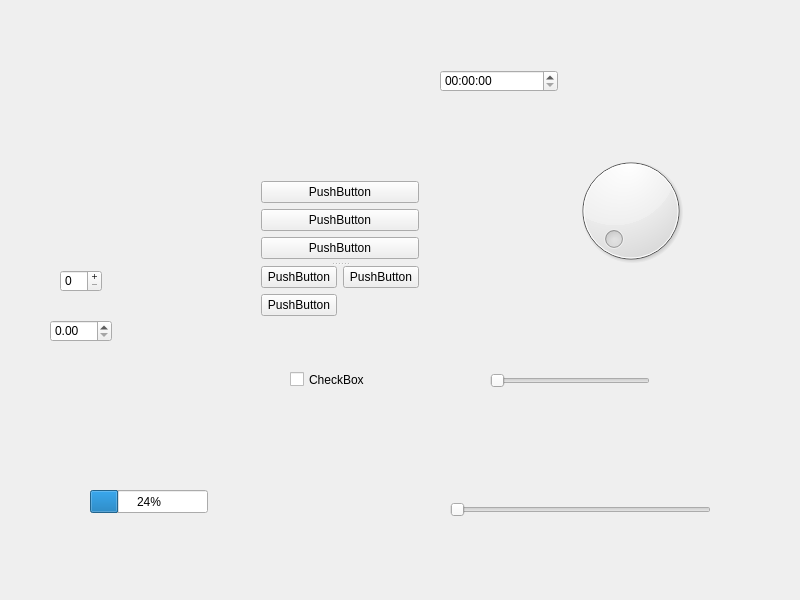
<?xml version="1.0" encoding="UTF-8"?>
<ui version="4.0">
 <class>Widget</class>
 <widget class="QWidget" name="Widget">
  <property name="geometry">
   <rect>
    <x>0</x>
    <y>0</y>
    <width>800</width>
    <height>600</height>
   </rect>
  </property>
  <property name="windowTitle">
   <string>Widget</string>
  </property>
  <widget class="QCheckBox" name="checkBox">
   <property name="geometry">
    <rect>
     <x>290</x>
     <y>370</y>
     <width>80</width>
     <height>19</height>
    </rect>
   </property>
   <property name="text">
    <string>CheckBox</string>
   </property>
  </widget>
  <widget class="QSlider" name="horizontalSlider">
   <property name="geometry">
    <rect>
     <x>490</x>
     <y>370</y>
     <width>160</width>
     <height>22</height>
    </rect>
   </property>
   <property name="orientation">
    <enum>Qt::Orientation::Horizontal</enum>
   </property>
  </widget>
  <widget class="QSlider" name="verticalSlider">
   <property name="geometry">
    <rect>
     <x>450</x>
     <y>430</y>
     <width>261</width>
     <height>160</height>
    </rect>
   </property>
   <property name="orientation">
    <enum>Qt::Orientation::Horizontal</enum>
   </property>
  </widget>
  <widget class="QDial" name="dial">
   <property name="geometry">
    <rect>
     <x>570</x>
     <y>150</y>
     <width>121</width>
     <height>121</height>
    </rect>
   </property>
  </widget>
  <widget class="QProgressBar" name="progressBar">
   <property name="geometry">
    <rect>
     <x>90</x>
     <y>490</y>
     <width>118</width>
     <height>23</height>
    </rect>
   </property>
   <property name="value">
    <number>24</number>
   </property>
  </widget>
  <widget class="QTimeEdit" name="timeEdit">
   <property name="geometry">
    <rect>
     <x>440</x>
     <y>70</y>
     <width>118</width>
     <height>22</height>
    </rect>
   </property>
  </widget>
  <widget class="QSpinBox" name="spinBox">
   <property name="geometry">
    <rect>
     <x>60</x>
     <y>270</y>
     <width>42</width>
     <height>22</height>
    </rect>
   </property>
   <property name="buttonSymbols">
    <enum>QAbstractSpinBox::ButtonSymbols::PlusMinus</enum>
   </property>
  </widget>
  <widget class="QDoubleSpinBox" name="doubleSpinBox">
   <property name="geometry">
    <rect>
     <x>50</x>
     <y>320</y>
     <width>62</width>
     <height>22</height>
    </rect>
   </property>
  </widget>
  <widget class="QSplitter" name="splitter">
   <property name="geometry">
    <rect>
     <x>261</x>
     <y>181</y>
     <width>158</width>
     <height>137</height>
    </rect>
   </property>
   <property name="orientation">
    <enum>Qt::Orientation::Vertical</enum>
   </property>
   <widget class="QWidget" name="verticalLayoutWidget">
    <layout class="QVBoxLayout" name="verticalLayout">
     <item>
      <widget class="QPushButton" name="pushButton_3">
       <property name="text">
        <string>PushButton</string>
       </property>
      </widget>
     </item>
     <item>
      <widget class="QPushButton" name="pushButton_2">
       <property name="text">
        <string>PushButton</string>
       </property>
      </widget>
     </item>
     <item>
      <widget class="QPushButton" name="pushButton">
       <property name="text">
        <string>PushButton</string>
       </property>
      </widget>
     </item>
    </layout>
   </widget>
   <widget class="QWidget" name="gridLayoutWidget">
    <layout class="QGridLayout" name="gridLayout">
     <item row="0" column="0">
      <widget class="QPushButton" name="pushButton_4">
       <property name="text">
        <string>PushButton</string>
       </property>
      </widget>
     </item>
     <item row="0" column="1">
      <widget class="QPushButton" name="pushButton_5">
       <property name="text">
        <string>PushButton</string>
       </property>
      </widget>
     </item>
     <item row="1" column="0">
      <widget class="QPushButton" name="pushButton_6">
       <property name="text">
        <string>PushButton</string>
       </property>
      </widget>
     </item>
    </layout>
   </widget>
  </widget>
 </widget>
 <resources/>
 <connections/>
</ui>
